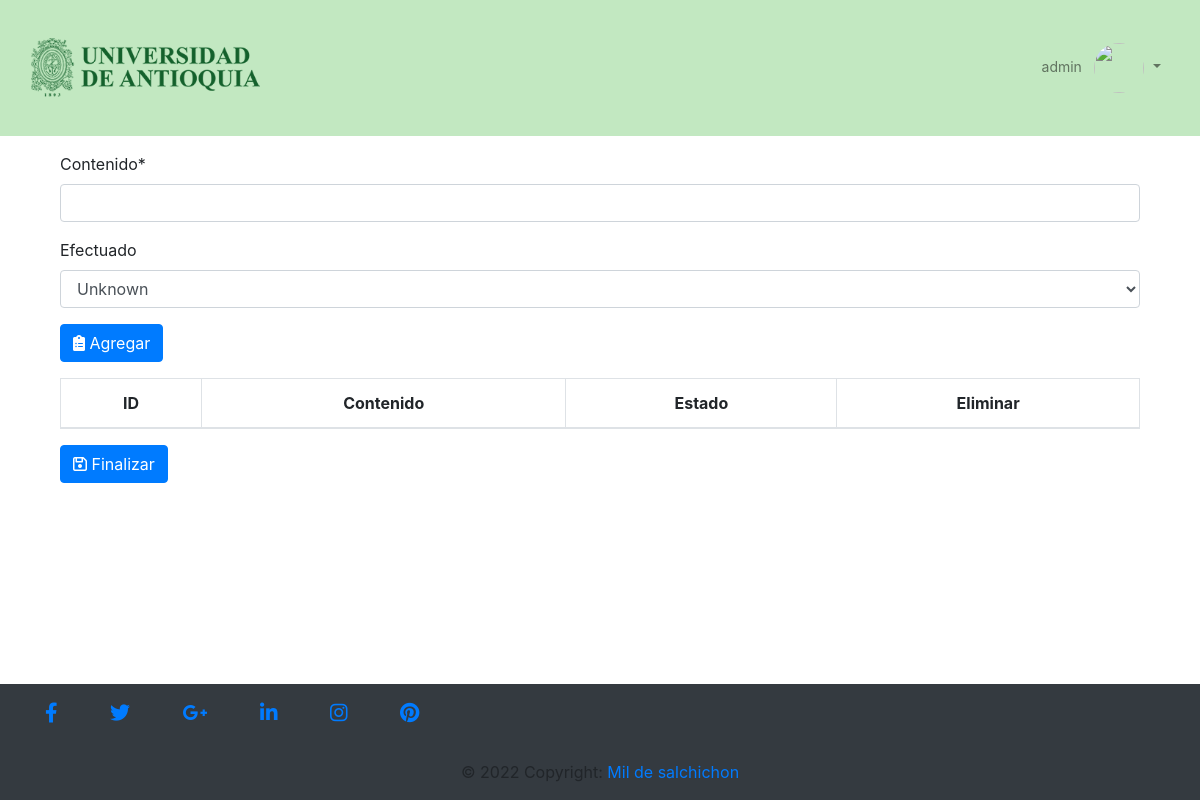
Page /manage_project/make_project/make_objective/27 (signed in) on the earlier database version.
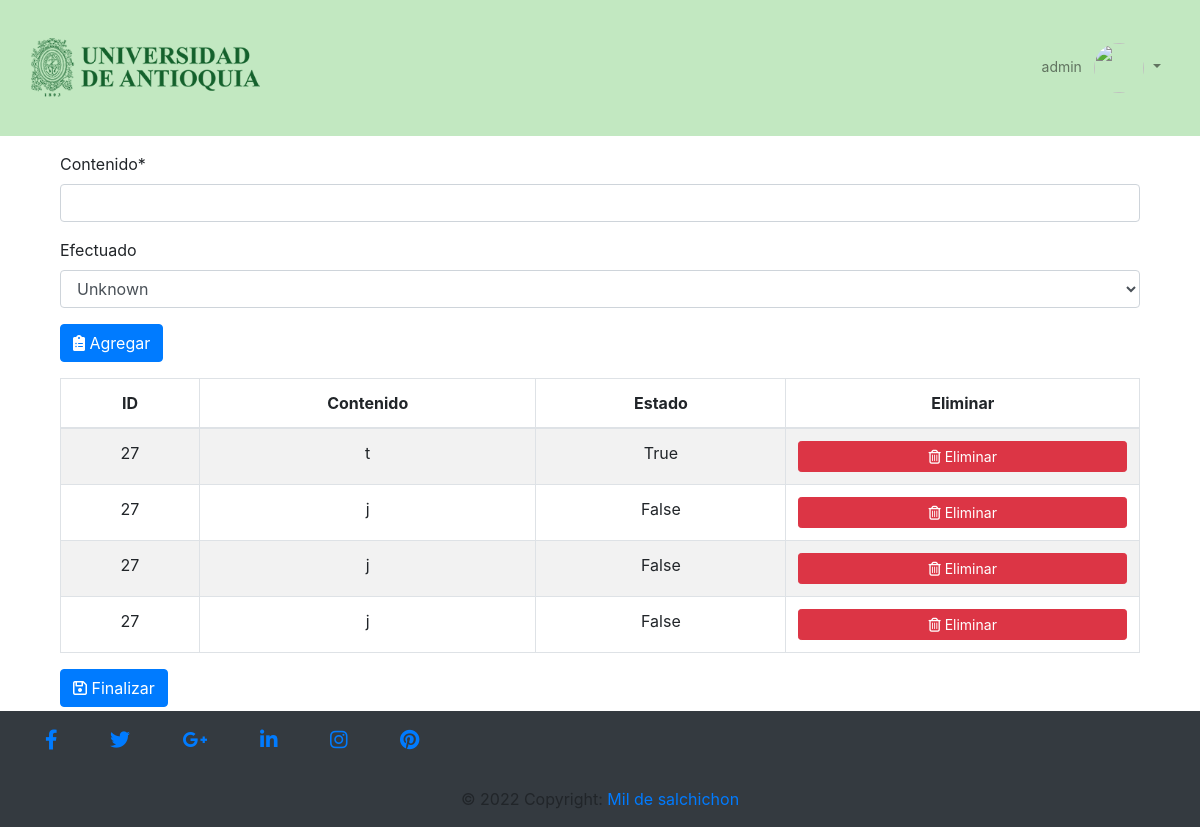
Same page on the later database version.
### gestion/models.py (models this page shows, shortened)
class Objetivos_especificos(models.Model):
    proyecto = models.ForeignKey(Proyecto,on_delete=models.CASCADE,null=True)
    contenido = models.CharField(max_length=100)
    estado = models.BooleanField(null=True,verbose_name="Efectuado")
    class meta:
        db_table= 'objetivos_especificos'
        verbose_name= 'Objetivo especifico'
        verbose_name_plural='Objetivos especificos'
        ordering=['id']

class Proyecto(models.Model):
    estados = (('FFinalizado','Finalizado'),('En ejecucion','En ejecucion'))
    nombre = models.CharField(max_length=100)
    objetivo_general = models.CharField(max_length=100)
    fecha_inicio = models.DateField()
    fecha_fin = models.DateField()
    director = models.ForeignKey(User, on_delete=models.CASCADE)
    presupuesto = models.CharField(max_length=100)
    porcentaje_avance = models.IntegerField(null = True)
    estado = models.CharField(max_length=20, choices=estados)
    class meta:
        db_table= 'proyecto'
        verbose_name= 'Proyecto'
        verbose_name_plural='Proyectos'
        ordering=['id']

### gestion/views.py (the view, shortened to what this page needs)
# urls.py: path('manage_project/make_project/make_objective/<int:project_id>', make_objective, name="make_objective"),
def make_objective(request, project_id):
    form=FormObjetivosEspecificos()
    targets = Objetivos_especificos.objects.filter(proyecto = project_id)
    return render(request, "make_objective.html",{"form": form ,'targets':targets,"project_id":project_id})

### gestion/forms.py
class FormObjetivosEspecificos(forms.ModelForm):
    class Meta:
        model = Objetivos_especificos
        fields = ('contenido','estado')

### Templates/make_objective.html (shortened to what this page needs)
{% extends 'index.html' %}
{% load crispy_forms_tags %}
{% block content %}
<div class="container">
    <form method="POST" action="" class="mt-3" autocomplete="off" enctype="multipart/form-data">
        {{ form|crispy }}
        <button type="submit" class="btn btn-primary"><i class="fa-solid fa-clipboard-list"></i></i> Agregar</button>
    </form>
</div>
<div class="container">
    <table class="table table-striped table-bordered" id="mydatatable">
        <thead>
            <tr class="text-center">
                <th scope="col">ID</th>
                <th scope="col">Contenido</th>
                <th scope="col">Estado</th>
                <th scope="col">Eliminar</th>
            </tr>
        </thead>
        <tbody>
            {% for target in targets %}
                <tr class="text-center">
                    <td>{{ target.proyecto.id}}</td>
                    <td>{{ target.contenido }}</td>
                    <td>{{ target.estado }}</td>
                    <td><a class="link btn btn-sm btn-block btn-danger" href="{%url 'delete_objective' target.id %}"><i class="fa-regular fa-trash-can"></i> Eliminar</a>
                    </td>
                </tr>
            {% endfor %}
        </tbody>
    </table>
    <a href="{%url 'admin_project' project_id%}" class="btn btn-primary"><i class="fa-regular fa-floppy-disk"></i> Finalizar</a>
</div>
{% endblock %}

### Templates/index.html (shortened to what this page needs)
<!DOCTYPE html>
<html style="min-height: 100%;position: relative;">
<head>
    {% load bootstrap4 %}
    {% bootstrap_css %}
    {%load static%}
    <link rel="stylesheet" href="https://cdnjs.cloudflare.com/ajax/libs/font-awesome/6.0.0/css/all.min.css"
 />
</head>
<body style="margin: 0;margin-bottom: 120px;">
    <nav class="navbar navbar-expand-lg navbar-light" style="background-color: #C2E8C1;">
        <div class="container-fluid">
            <div class="navbar-header">
                <a class="navbar-brand" href="{% url 'gestion_proyecto' %}">
                    <img class="img-responsive" src="{% static 'img/logo-udea.png'%}" alt="" height="110">
                </a>
            </div>
            <div class="collapse navbar-collapse" id="collapsibleNavbar">
                <ul class="nav navbar-nav ml-auto ">
                    {% if user.is_authenticated %}
                    <li class="nav-item dropdown no-arrow">
                        <a class="nav-link dropdown-toggle" href="#" id="userDropdown" role="button"
                            data-toggle="dropdown" aria-haspopup="true" aria-expanded="false">
                            <span class="mr-2 d-none d-lg-inline text-gray-600 small">{{ user.username }}</span>
                            <img class="img-profile rounded-circle"
                                src="https://s3.eu-central-1.amazonaws.com/bootstrapbaymisc/blog/24_days_bootstrap/fox.jpg"
                                width="50" height="50" class="rounded-circle">
                        </a>
                    </li>
                    {% endif %}
                </ul>
            </div>
        </div>
    </nav>
    <div class="container mt-3">
        {% block content %}{% endblock %}
    </div>
</body>
<footer style="position: absolute;bottom: 0;width: 100%;" class="navbar-fixed-bottom  page-footer mt-3 bg-dark">
    <div class="container  ">
        <div class="row">
            <div class="col-md-12 py-3 ">
                <div class="mb-1 flex-center">
                    <a class="fb-ic">
                        <i class="fab fa-facebook-f fa-lg white-text mr-md-5 mr-3 fa-2x"> </i>
                    </a>
                    <a class="tw-ic">
                        <i class="fab fa-twitter fa-lg white-text mr-md-5 mr-3 fa-2x"> </i>
                    </a>
                    <a class="gplus-ic">
                        <i class="fab fa-google-plus-g fa-lg white-text mr-md-5 mr-3 fa-2x"> </i>
                    </a>
                    <a class="li-ic">
                        <i class="fab fa-linkedin-in fa-lg white-text mr-md-5 mr-3 fa-2x"> </i>
                    </a>
                    <a class="ins-ic">
                        <i class="fab fa-instagram fa-lg white-text mr-md-5 mr-3 fa-2x"> </i>
                    </a>
                    <a class="pin-ic">
                        <i class="fab fa-pinterest fa-lg white-text fa-2x"> </i>
                    </a>
                </div>
            </div>
        </div>
    </div>
    <div class="footer-copyright text-center py-3">© 2022 Copyright:
        <a href="/"> Mil de salchichon</a>
    </div>
</footer>
</html>

Differences in the rows shown:
added Objetivos_especificos: proyecto.id "27", contenido "t", estado "True"
added Objetivos_especificos: proyecto.id "27", contenido "j", estado "False"
added Objetivos_especificos: proyecto.id "27", contenido "j", estado "False"
added Objetivos_especificos: proyecto.id "27", contenido "j", estado "False"
